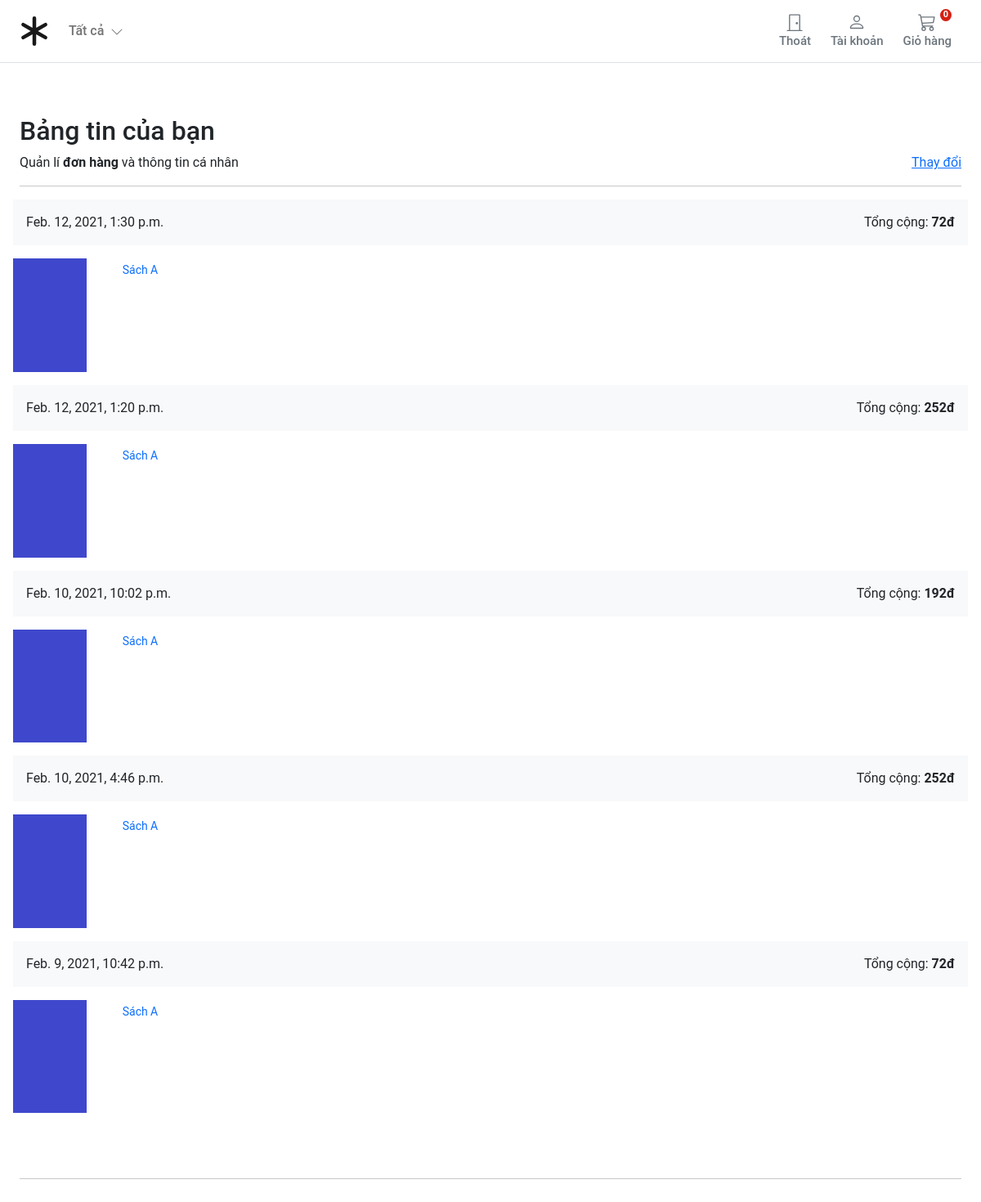
Page /account/dashboard/ (signed in) on the committed database.
### orders/models.py (models this page shows, shortened)
class Order(models.Model):
    user = models.ForeignKey(settings.AUTH_USER_MODEL, on_delete=models.CASCADE, related_name='order_user')
    full_name = models.CharField(max_length=50)
    address1 = models.CharField(max_length=250)
    address2 = models.CharField(max_length=250)
    city = models.CharField(max_length=100)
    phone = models.CharField(max_length=100)
    post_code = models.CharField(max_length=20)
    created = models.DateTimeField(auto_now_add=True)
    updated = models.DateTimeField(auto_now=True)
    total_paid = models.DecimalField(max_digits=9, decimal_places=0)
    order_key = models.CharField(max_length=200)
    billing_status = models.BooleanField(default=False)
    class Meta:
        ordering = ('-created',)

class OrderItem(models.Model):
    order = models.ForeignKey(Order,
                              related_name='items',
                              on_delete=models.CASCADE)
    product = models.ForeignKey(Product,
                                related_name='order_items',
                                on_delete=models.CASCADE)
    price = models.DecimalField(max_digits=9, decimal_places=0)
    quantity = models.PositiveIntegerField(default=1)

### store/models.py (models this page shows)
class Product(models.Model):
    category = models.ForeignKey(Category, related_name='product', on_delete=models.CASCADE)
    created_by = models.ForeignKey(settings.AUTH_USER_MODEL, on_delete=models.CASCADE, related_name='product_creator')
    title = models.CharField(max_length=255)
    author = models.CharField(max_length=255, default='admin')
    description = models.TextField(blank=True)
    image = models.ImageField(upload_to='images/', default='images/default.png')
    slug = models.SlugField(max_length=255)
    price = models.DecimalField(max_digits=9, decimal_places=0)
    in_stock = models.BooleanField(default=True)
    is_active = models.BooleanField(default=True)
    created = models.DateTimeField(auto_now_add=True)
    updated = models.DateTimeField(auto_now=True)
    objects = models.Manager()
    products = ProductManager()
    class Meta:
        verbose_name_plural = 'Products'
        ordering = ('-created',)
    def get_absolute_url(self):
        return reverse('store:product_detail', args=[self.slug])
    def __str__(self):
        return self.title

### account/views.py (the view)
# urls.py: path('dashboard/', views.dashboard, name='dashboard'),
@login_required
def dashboard(request):
    orders = user_orders(request)
    return render(request,
                  'account/dashboard/dashboard.html',
                  {'section': 'profile', 'orders': orders})

### basket/basket.py (called while the page is built)
    def __len__(self):
        return sum(item['qty'] for item in self.basket.values())

### basket/context_processors.py (called while the page is built)
def basket(request):
    return {'basket': Basket(request)}

### orders/views.py (called while the page is built)
def user_orders(request):
    user_id = request.user.id
    orders = Order.objects.filter(user_id=user_id).filter(billing_status=True)
    return orders

### store/context_processors.py (called while the page is built)
def categories(request):
    return {
        'categories': Category.objects.all()
    }

### store/models.py (called while the page is built)
    def get_absolute_url(self):
        return reverse('store:category_list', args=[self.slug])

### templates/account/dashboard/dashboard.html (shortened to what this page needs)
{% extends "../../base.html" %}
{% block content %}
<div class="container">
  <div class="col-12">
    <h1 class="h2">Bảng tin của bạn</h1>
  </div>
  <div class="col-12 d-flex justify-content-between">
    <div>Quản lí <b>đơn hàng</b> và thông tin cá nhân</div>
    <div><a href="{% url "account:edit_details" %}">Thay đổi</a></div>
  </div>
  <hr />
</div>
<div class="container">
  {% for order in orders %}
  <div class="row g-3">
    <div class="col-12 bg-light p-3 d-flex justify-content-between">
      <div class="d-flex d-flex-inline">
        <div class="pe-3">{{ order.created }}</div>
      </div>
      <div class="text-end">
        Tổng cộng: <span class="fw-bold">{{ order.total_paid }}đ</span>
      </div>
    </div>
    <div class="col-md-5 col-lg-4 order-md-last p-0 order-3">
    </div>
    <div class="col-md-7 col-lg-8 p-0">
      {% for item in order.items.all %}
      <div class="card mb-3 border-0">
        <div class="row g-0">
          <div class="col-md-2 d-none d-md-block">
            <img class="img-fluid" style="width:90px" src="{{item.product.image.url}}" />
          </div>
          <div class="col-md-10">
            <div class="card-body p-1">
              <a class="text-decoration-none" href="{{ item.product.get_absolute_url }}">
                <p class="card-text small">{{item.product|title}}</p>
              </a>
            </div>
          </div>
        </div>
      </div>
      {% endfor %}
    </div>
  </div>
  {% endfor %}
</div>
{% endblock %}

### templates/base.html (shortened to what this page needs)
{% load static %}
<!DOCTYPE html>
<html>
<head>
  <link href="https://cdn.jsdelivr.net/npm/bootstrap@5.0.0-beta1/dist/css/bootstrap.min.css" rel="stylesheet"
>
  <link rel="stylesheet" href="{% static 'core/css/base.css' %}">
  <link rel="stylesheet" href="{% block stylesheet %}{% endblock %}">
</head>
<body>
  <header class="pb-3">
    <nav class="navbar navbar-expand-md navbar-light bg-white border-bottom">
      <div class="container-fluid px-md-4">
        <div class="d-flex w-100 navbar-collapse">
          <a class="navbar-brand d-flex-inline" href="/">
          </a>
          <ul class="navbar-nav me-auto mb-2 mb-md-0">
            <li class="nav-item dropdown">
              <a class="nav-link dropdown-toggle d-none d-md-block fw500" href="#" id="navbarDropdown" role="button"
                data-bs-toggle="dropdown" aria-expanded="false">
                Tất cả
                <i class="ps-1"><svg xmlns="http://www.w3.org/2000/svg" width="16" height="16" fill="currentColor"
                    class="bi bi-chevron-down" viewBox="0 0 16 16">
                    <path fill-rule="evenodd"
                      d="M1.646 4.646a.5.5 0 0 1 .708 0L8 10.293l5.646-5.647a.5.5 0 0 1 .708.708l-6 6a.5.5 0 0 1-.708 0l-6-6a.5.5 0 0 1 0-.708z" />
                  </svg></i>
              </a>
            </li>
          </ul>
          {% if user.is_authenticated %}
          <a type="button" role="button" href="{% url "account:logout" %}"
            class="btn btn-outline-secondary border-0 basket-btn">
            <div>
              <svg xmlns="http://www.w3.org/2000/svg" width="22" height="22" fill="currentColor"
                class="bi bi-door-closed" viewBox="0 0 16 16">
                <path
                  d="M3 2a1 1 0 0 1 1-1h8a1 1 0 0 1 1 1v13h1.5a.5.5 0 0 1 0 1h-13a.5.5 0 0 1 0-1H3V2zm1 13h8V2H4v13z" />
                <path d="M9 9a1 1 0 1 0 2 0 1 1 0 0 0-2 0z" />
              </svg>
            </div>
            <span class="fs15 fw500">Thoát</span>
          </a>
          {% endif %}
          <a type="button" role="button" href="{% url "account:dashboard" %}"
            class="btn btn-outline-secondary border-0 basket-btn">
            <div>
            </div>
            <span class="fs15 fw500">Tài khoản</span>
          </a>
          <a type="button" role="button" href="{% url "basket:basket_summary" %}"
            class="btn btn-outline-secondary border-0 basket-btn">
            {% with total_qty=basket|length %}
            <div id="basket-qty" class="basket-qty">
              {% if total_qty > 0 %}
              {{ total_qty }}
              {% else %}
              0
              {% endif %}
            </div>
            {% endwith %}
            <div>
            </div>
            <span class="fs15 fw500">Giỏ hàng</span>
          </a>
        </div>
      </div>
    </nav>
  </header>
  <main class="pt-5">
    <div id="content">{% block content %} {% endblock %}</div>
  </main>
  <footer class="container py-5 footer">
    <hr>
    <div class="row pt-4">
    </div>
  </footer>
</body>
</html>

### static/core/css/base.css (style rules this page uses)
@media (min-width: 1000px) { .container { max-width: 1000px; } }
@media (max-width: 1200px) { .container { max-width: 100%; padding:0 24px; } }
.dropdown-toggle::after { display: none; }
html, body, p, div { letter-spacing: -0.02px; font-family: 'Roboto', sans-serif; }
.fs15 { font-size: 0.9375rem; }
.fw500 { font-weight: 500; }
.basket-qty { color: #fff; background: #d42114; border: 2px solid #fff; border-radius: 50%; text-align: center; font-size: 11px; height: 15px; width: 14px; position: absolute; box-sizing: content-box; font-weight: 600; display: flex; justify-content: center; align-items: center; top: 1px; right: 10px; }
.basket-btn { position: relative; }

### rows in the picture
Order: created "Feb. 12, 2021, 1:30 p.m.", total_paid "72"
OrderItem: product.image (placeholder picture), product "Sách A"
Order: created "Feb. 12, 2021, 1:20 p.m.", total_paid "252"
OrderItem: product.image (placeholder picture), product "Sách A"
Order: created "Feb. 10, 2021, 10:02 p.m.", total_paid "192"
OrderItem: product.image (placeholder picture), product "Sách A"
Order: created "Feb. 10, 2021, 4:46 p.m.", total_paid "252"
OrderItem: product.image (placeholder picture), product "Sách A"
Order: created "Feb. 9, 2021, 10:42 p.m.", total_paid "72"
OrderItem: product.image (placeholder picture), product "Sách A"
